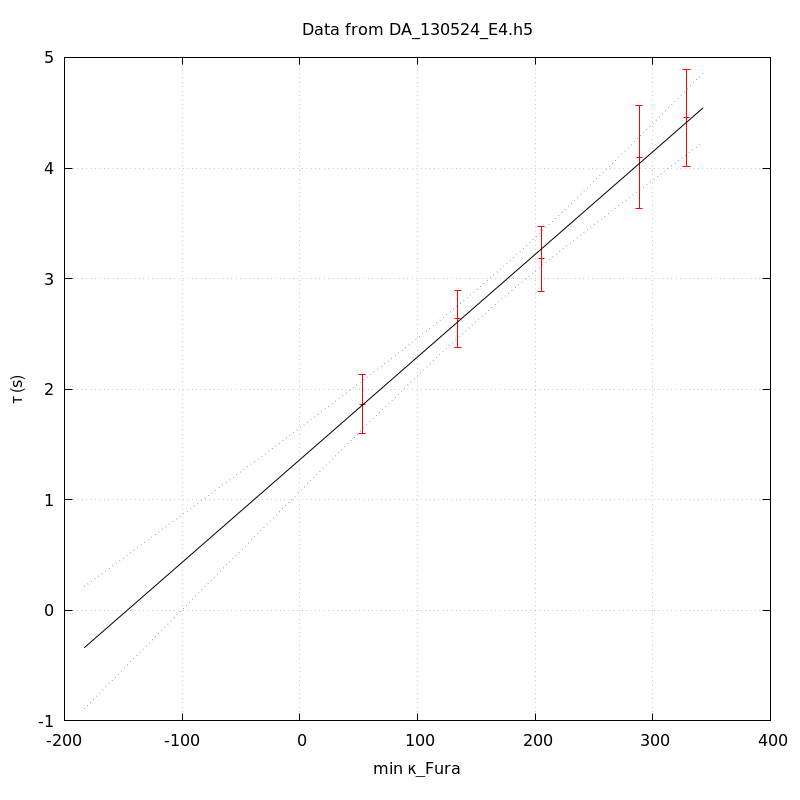

Source code (gnuplot):
unset key
set grid
set ylabel 'τ (s)'
set xlabel 'min κ_Fura' noenhanced
set title 'Data from DA_130524_E4.h5' noenhanced
set xrange [-1000<*:*]
plot 'DA_130524_E4_aba_tau_vs_min_kappa' index 0 using 1:2:(1.96*$3) linecolor rgb 'red' with yerrorbars,\
'' index 1 using 1:2 with lines linecolor rgb 'black',\
'' index 1 using 1:3 with lines linecolor rgb 'blue' lt 'dotted',\
'' index 1 using 1:4 with lines linecolor rgb 'blue' lt 'dotted'
